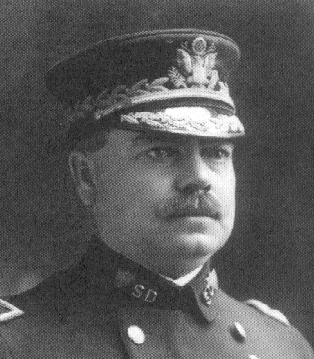
%> input picture MATLAB_CompleteCode/MATLAB_CompleteCode/scan2.png, 314 x 359 px
$ octave scan2.m   (GNU Octave 9; MATLAB toolbox functions it lacks are replaced by stand-ins)
%> lines starting %> are read from the running program, lines starting %| are printed output that depends on the picture; in (x1, y1, x2, y2) boxes, pixels count from 0 and x2, y2 are one past the last pixel; in counts of white or black regions, pixels touching at a corner belong together; the program's own positions count from 1
clc
clear all
close all

%import the original image and display it

image = imread('scan2.png');
%> image is the input picture: size 359x314 uint8; min 13, max 255, mean 89.2
figure;
imshow(image);
title('Original Image');

%getting width and height of the image in terms of pixels
[m, n] = size(image);
%> m = 359; n = 314

    % [9 lines of commented-out code are left out]

img = double(image);
img = img/(max(max(img)));

Fimage = fft2(img);

%shows all frequency peaks

figure
imshow(((fftshift(abs(Fimage)))),[0, 500])
title('Spikes in Frequency Domain');

%manupulating noisy pixels

%creating a matrix with all ones with size as same as the image
freqMat = ones(m, n);

for a = 68:74
    for b = 25:56
        freqMat(b, a) = 0;
    end
end
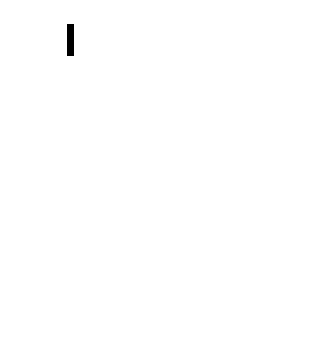
%> freqMat: size 359x314 double; values 0 (black) and 1 (white), 99.8% white; 1 black region, box (x1, y1, x2, y2) and area: (67, 24, 74, 56) 224

for a = 242:249
    for b = 24:60
        freqMat(b, a) = 0;
    end
end
%> freqMat: size 359x314 double; values 0 (black) and 1 (white), 99.5% white; 2 black regions, box (x1, y1, x2, y2) and area: (241, 23, 249, 60) 296, (67, 24, 74, 56) 224

for a = 68:74
    for b = 74:93
        freqMat(b, a) = 0;
    end
end
%> freqMat: size 359x314 double; values 0 (black) and 1 (white), 99.4% white; 3 black regions, box (x1, y1, x2, y2) and area: (241, 23, 249, 60) 296, (67, 24, 74, 56) 224, (67, 73, 74, 93) 140

for a = 242:249
    for b = 73:91
        freqMat(b, a) = 0;
    end
end
%> freqMat: size 359x314 double; values 0 (black) and 1 (white), 99.3% white; 4 black regions, box (x1, y1, x2, y2) and area: (241, 23, 249, 60) 296, (67, 24, 74, 56) 224, (241, 72, 249, 91) 152, (67, 73, 74, 93) 140

for a = 14:22
    for b = 173:187
        freqMat(b, a) = 0;
    end
end
%> freqMat: size 359x314 double; values 0 (black) and 1 (white), 99.2% white; 5 black regions, box (x1, y1, x2, y2) and area: (241, 23, 249, 60) 296, (67, 24, 74, 56) 224, (241, 72, 249, 91) 152, (67, 73, 74, 93) 140, (13, 172, 22, 187) 135

for a = 69:74
    for b = 153:163
        freqMat(b, a) = 0;
    end
end
%> freqMat: size 359x314 double; values 0 (black) and 1 (white), 99.1% white; 6 black regions, box (x1, y1, x2, y2) and area: (241, 23, 249, 60) 296, (67, 24, 74, 56) 224, (241, 72, 249, 91) 152, (67, 73, 74, 93) 140, (13, 172, 22, 187) 135, (68, 152, 74, 163) 66

for a = 244:247
    for b = 154:165
        freqMat(b, a) = 0;
    end
end
%> freqMat: size 359x314 double; values 0 (black) and 1 (white), 99.1% white; 7 black regions, largest, box (x1, y1, x2, y2) and area: (241, 23, 249, 60) 296, (67, 24, 74, 56) 224, (241, 72, 249, 91) 152

for a = 294:302
    for b = 173:184
        freqMat(b, a) = 0;
    end
end
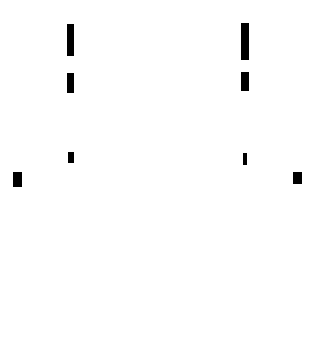
%> freqMat: size 359x314 double; values 0 (black) and 1 (white), 99% white; 8 black regions, largest, box (x1, y1, x2, y2) and area: (241, 23, 249, 60) 296, (67, 24, 74, 56) 224, (241, 72, 249, 91) 152

for a = 70:73
    for b = 198:206
        freqMat(b, a) = 0;
    end
end

for a = 242:247
    for b = 200:205
        freqMat(b, a) = 0;
    end
end

for a = 66:75
    for b = 273:287
        freqMat(b, a) = 0;
    end
end
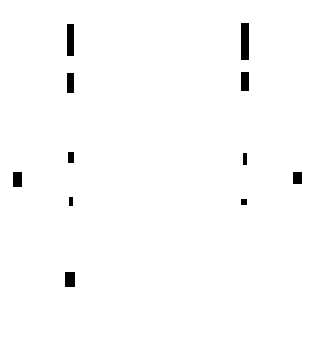
%> freqMat: size 359x314 double; values 0 (black) and 1 (white), 98.8% white; 11 black regions, largest, box (x1, y1, x2, y2) and area: (241, 23, 249, 60) 296, (67, 24, 74, 56) 224, (241, 72, 249, 91) 152

for a = 68:75
    for b = 306:330
        freqMat(b, a) = 0;
    end
end
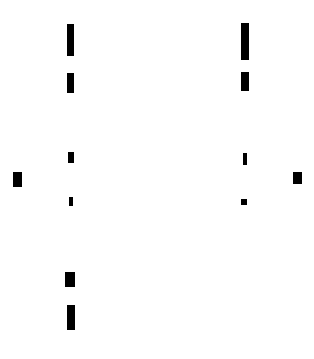
%> freqMat: size 359x314 double; values 0 (black) and 1 (white), 98.6% white; 12 black regions, largest, box (x1, y1, x2, y2) and area: (241, 23, 249, 60) 296, (67, 24, 74, 56) 224, (67, 305, 75, 330) 200

for a = 242:249
    for b = 270:286
        freqMat(b, a) = 0;
    end
end
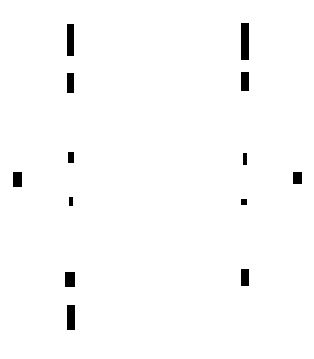
%> freqMat: size 359x314 double; values 0 (black) and 1 (white), 98.5% white; 13 black regions, largest, box (x1, y1, x2, y2) and area: (241, 23, 249, 60) 296, (67, 24, 74, 56) 224, (67, 305, 75, 330) 200

for a = 242:249
    for b = 305:327
        freqMat(b, a) = 0;
    end
end
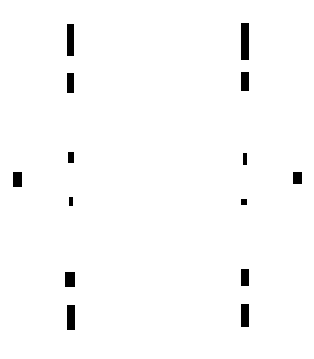
%> freqMat: size 359x314 double; values 0 (black) and 1 (white), 98.3% white; 14 black regions, largest, box (x1, y1, x2, y2) and area: (241, 23, 249, 60) 296, (67, 24, 74, 56) 224, (67, 305, 75, 330) 200

Fimage_modified = fftshift(Fimage).*freqMat;

% show frequency domain after manupulating noisy pixels

figure
imshow(abs(Fimage_modified),[0, 500])
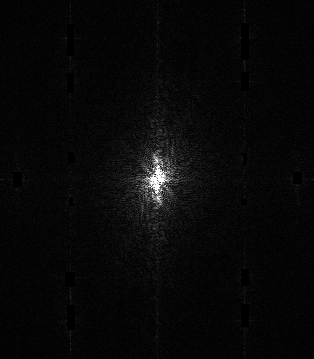
%> displayed picture: size 359x314, on the screen's scale of 0 to 255; min 0, max 255, mean 8.1
title('After removing noisy spikes in frequency domain');

% inverse frequency domain back to the normal image

filtered_img = ifft2(ifftshift(Fimage_modified));

figure
imshow(filtered_img)
title('Final Output image without noisy patterns');

% [6 lines of commented-out code are left out]

$ run again, with MATLAB_CompleteCode/MATLAB_CompleteCode/scan1.png copied over MATLAB_CompleteCode/MATLAB_CompleteCode/scan2.png
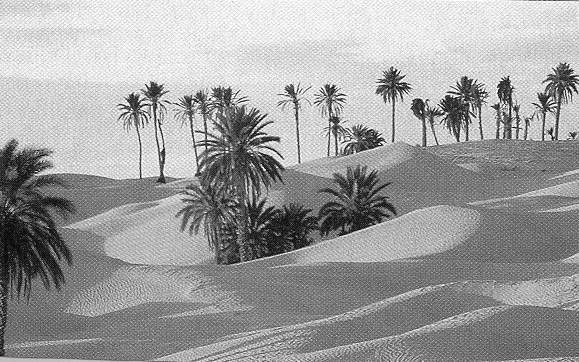
%> input picture MATLAB_CompleteCode/MATLAB_CompleteCode/scan1.png, 579 x 362 px
%> image is the input picture: size 362x579 uint8; min 0, max 255, mean 158.5
%> after the loop `for a = 242:249`:
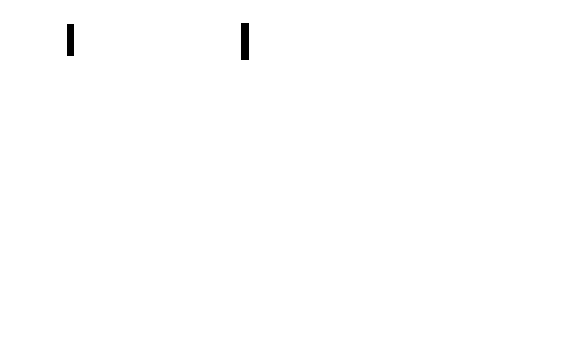
%> freqMat: size 362x579 double; values 0 (black) and 1 (white), 99.8% white; 2 black regions, box (x1, y1, x2, y2) and area: (241, 23, 249, 60) 296, (67, 24, 74, 56) 224
%> after the loop `for a = 242:249`:
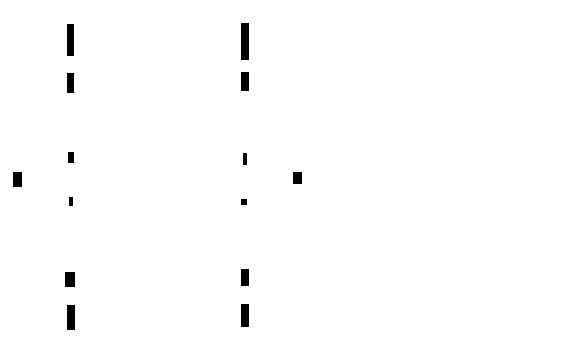
%> freqMat: size 362x579 double; values 0 (black) and 1 (white), 99.1% white; 14 black regions, largest, box (x1, y1, x2, y2) and area: (241, 23, 249, 60) 296, (67, 24, 74, 56) 224, (67, 305, 75, 330) 200
